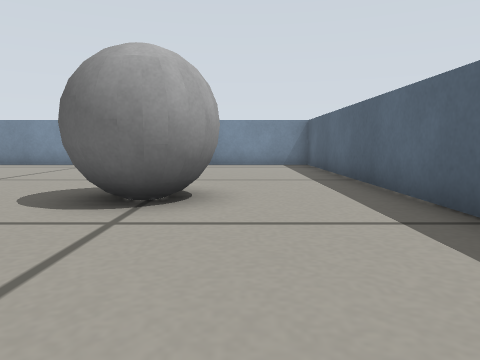
view 1 (above)

17 first-person views from a walk through a Gazebo world. The camera is 0.19 m above the floor, tilts 6° down and sees 70° across. The floor is counted in squares, 0.25 m on a side. Each view is taken from the middle of a square. On the plan, view 1 faces up. The plan holds only what a view shows up to about 11 squares ahead; the rest is blank.

view 2
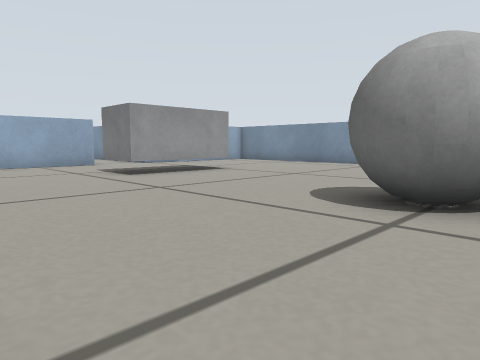

view 3
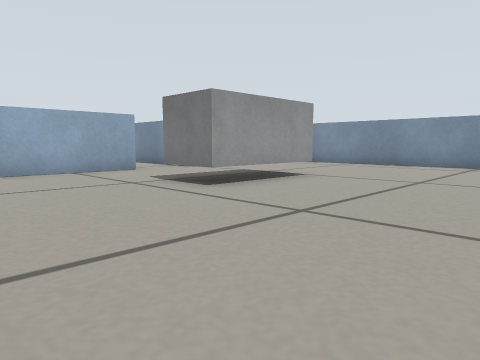

view 4
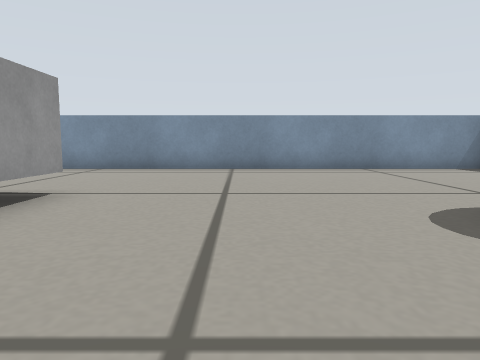

view 5
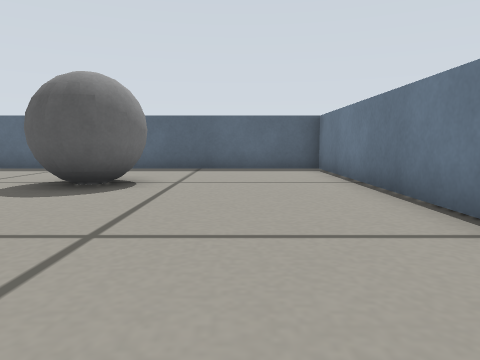

view 6
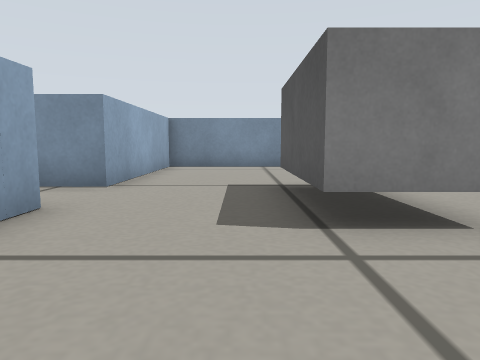

view 7
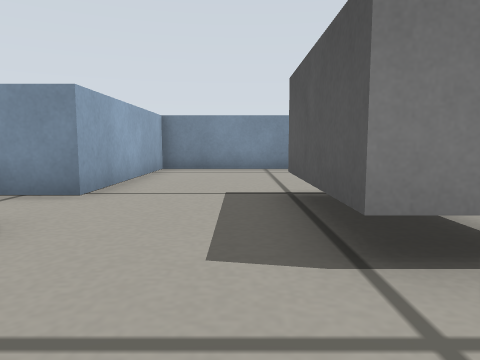

view 8
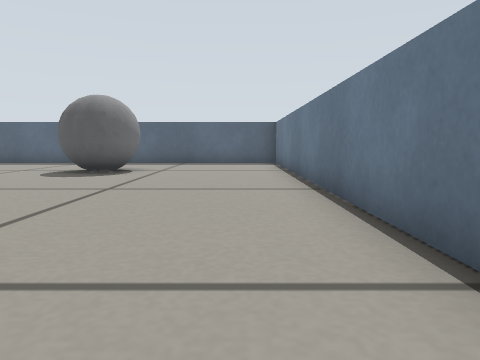

view 9
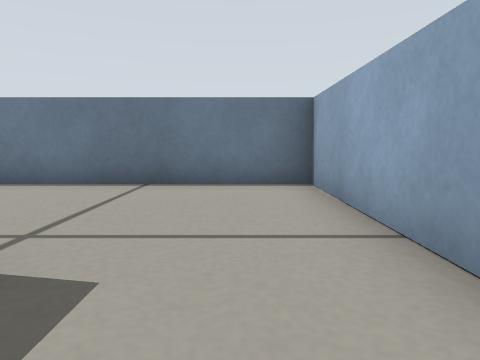

view 10
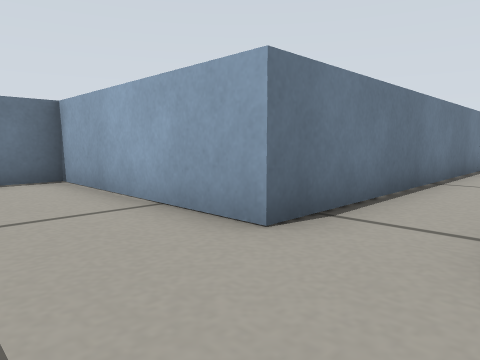

view 11
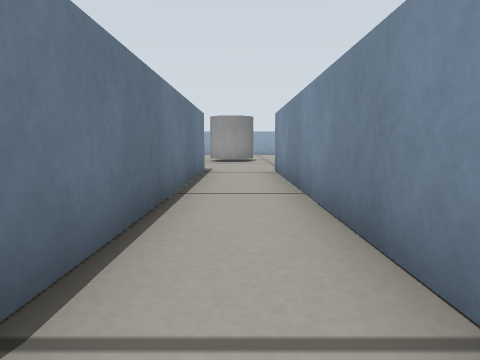

view 12
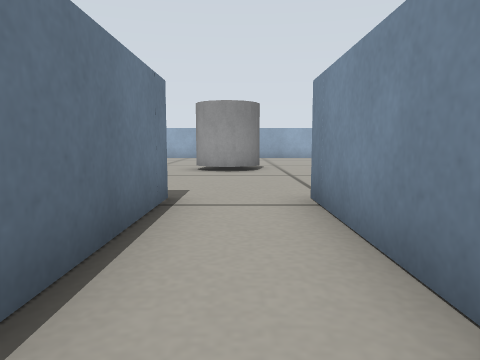

view 13
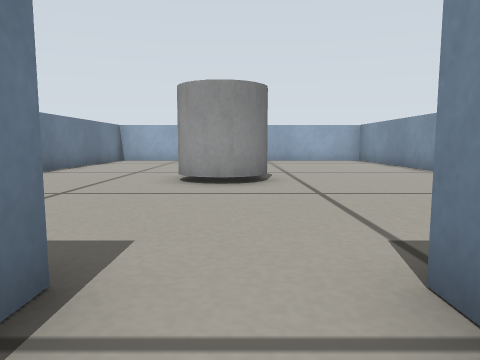

view 14
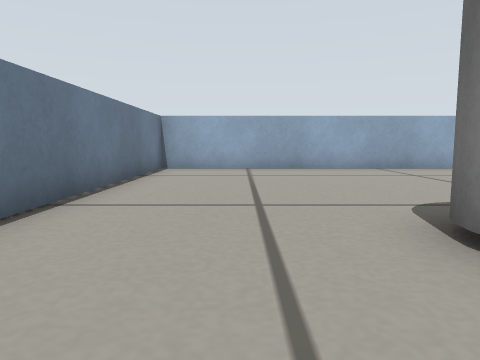

view 15
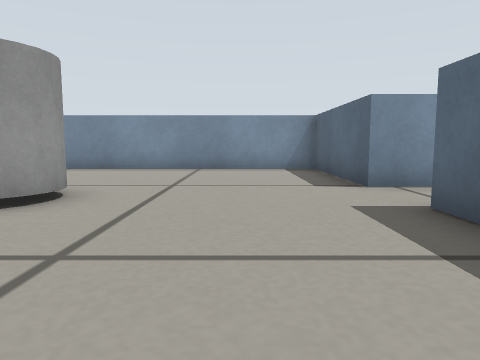

view 16
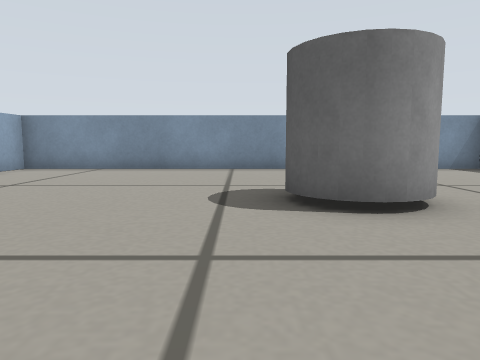

view 17
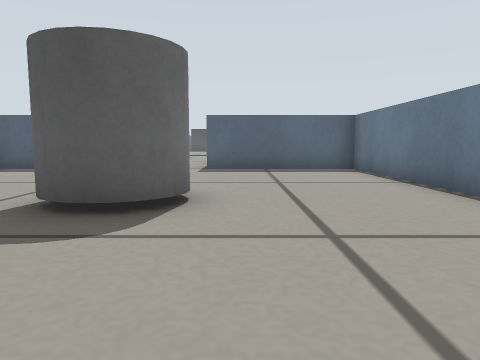

### Floor plan
Ten units are one square. View 1 is at (0, 0); x grows to the right and y downward. Boxes are objects, and circles mark ways between rooms. Rooms are numbered by the first view taken in them; rooms with no view inside come last. Other rooms are left out.
<svg viewBox="-360 -129 390 138">
<path fill="none" stroke="#000" d="M-124 -50 -124 4 25 4 25 -110M24 -124 -124 -124 -124 -70M-124 -70 -217 -70 -217 -114 -355 -114 -355 -6 -217 -6 -217 -50 -124 -50"/>
<rect x="-95" y="-75" width="20" height="40" fill="#bbb"><title>grey box</title></rect>
<rect x="-25" y="-65" width="30" height="30" fill="#bbb"><title>grey ball</title></rect>
<rect x="-285" y="-65" width="20" height="20" fill="#bbb"><title>grey cylinder</title></rect>
<circle cx="-120" cy="-60" r="3" fill="#2a7"/>
<text x="-50" y="-60">1</text>
<text x="-280" y="-60">2</text>
</svg>
Room 1 opens to room 2.

Where each view was taken, in squares from view 1:
view 1: 0 up, 0 right, facing up
view 2: 0 up, 0 right, facing up-left
view 3: 0 up, 3 left, facing up-left
view 4: 2 up, 5 left, facing up
view 5: 2 up, 8 left, facing right
view 6: 1 up, 10 left, facing up
view 7: 2 up, 10 left, facing up
view 8: 1 up, 11 left, facing right
view 9: 6 up, 11 left, facing down
view 10: 7 up, 10 left, facing down-left
view 11: 6 up, 12 left, facing left
view 12: 6 up, 17 left, facing left
view 13: 6 up, 20 left, facing left
view 14: 3 up, 25 left, facing left
view 15: 1 up, 24 left, facing up
view 16: 1 up, 29 left, facing up
view 17: 4 up, 32 left, facing right
